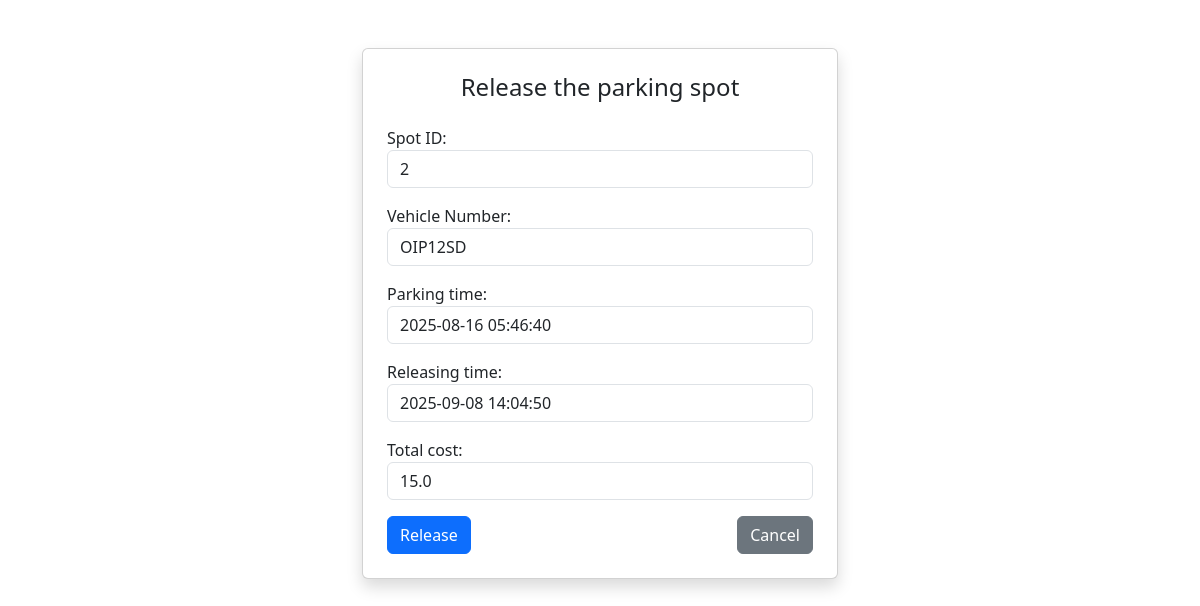
Page /release_spot/2 on the committed database.
### application/models.py (models this page shows)
class Booking(db.Model):
    __tablename__ = 'booking'
    id = db.Column(db.Integer, primary_key=True, autoincrement=True)
    spot_id = db.Column(db.Integer, db.ForeignKey('parking_spot.id'), nullable=False)
    user_id = db.Column(db.Integer, db.ForeignKey('user.id'), nullable=False)
    parking_timestamp = db.Column(db.DateTime, nullable=False, default=datetime.utcnow)
    leaving_timestamp = db.Column(db.DateTime)
    parking_cost_per_unit = db.Column(db.Float, nullable=False)
    total_cost = db.Column(db.Float)
    created_at = db.Column(db.DateTime, default=datetime.utcnow)
    vehicle_number = db.Column(db.String(20), nullable=False)  # <-- Added this line
    spot = db.relationship('ParkingSpot', backref='bookings')
    user = db.relationship('User', backref='bookings')

### application/controllers.py (the view, shortened to what this page needs)
@app.route('/release_spot/<int:booking_id>', methods=['GET', 'POST'])
def release_spot(booking_id):
    booking = Booking.query.get_or_404(booking_id)
    spot = ParkingSpot.query.get_or_404(booking.spot_id)
    estimated_cost = None
    if not booking.leaving_timestamp:
        now = datetime.utcnow()
        duration_hours = (now - booking.parking_timestamp).total_seconds() / 3600
        duration_hours = max(duration_hours, 1)  # Minimum 1 hour charge
        estimated_cost = round(duration_hours * booking.parking_cost_per_unit, 2)
    return render_template('release_spot.html', booking=booking, spot=spot, estimated_cost=estimated_cost, datetime=datetime)

### templates/release_spot.html (shortened to what this page needs)
<!DOCTYPE html>
<html>
<head>
    <link href="https://cdn.jsdelivr.net/npm/bootstrap@5.3.7/dist/css/bootstrap.min.css" rel="stylesheet">
</head>
<body>
    <div class="container mt-5" style="max-width: 500px;">
        <div class="card shadow p-4">
            <h4 class="mb-4 text-center">Release the parking spot</h4>
            <form method="POST">
                <div class="mb-3">
                    <label>Spot ID:</label>
                    <input type="text" class="form-control" value="{{ booking.spot_id }}" readonly>
                </div>
                <div class="mb-3">
                    <label>Vehicle Number:</label>
                    <input type="text" class="form-control" value="{{ booking.vehicle_number }}" readonly>
                </div>
                <div class="mb-3">
                    <label>Parking time:</label>
                    <input type="text" class="form-control"
                        value="{{ booking.parking_timestamp.strftime('%Y-%m-%d %H:%M:%S') }}" readonly>
                </div>
                <div class="mb-3">
                    <label>Releasing time:</label>
                    <input type="text" class="form-control"
                        value="{{ datetime.utcnow().strftime('%Y-%m-%d %H:%M:%S') }}" readonly>
                </div>
                <div class="mb-3">
                    <label>Total cost:</label>
                    <input type="text" class="form-control"
                        value="{% if booking.leaving_timestamp %}{{ booking.total_cost }}{% else %}{{ estimated_cost }}{% endif %}"
                        readonly>
                </div>
                <div class="d-flex justify-content-between">
                    <button type="submit" class="btn btn-primary">Release</button>
                    <a href="{{ url_for('user_dashboard') }}" class="btn btn-secondary">Cancel</a>
                </div>
            </form>
        </div>
    </div>
</body>
</html>

### rows in the picture
Booking: spot_id "2", vehicle_number "OIP12SD", parking_timestamp "2025-08-16 05:46:40", total_cost "15.0"
